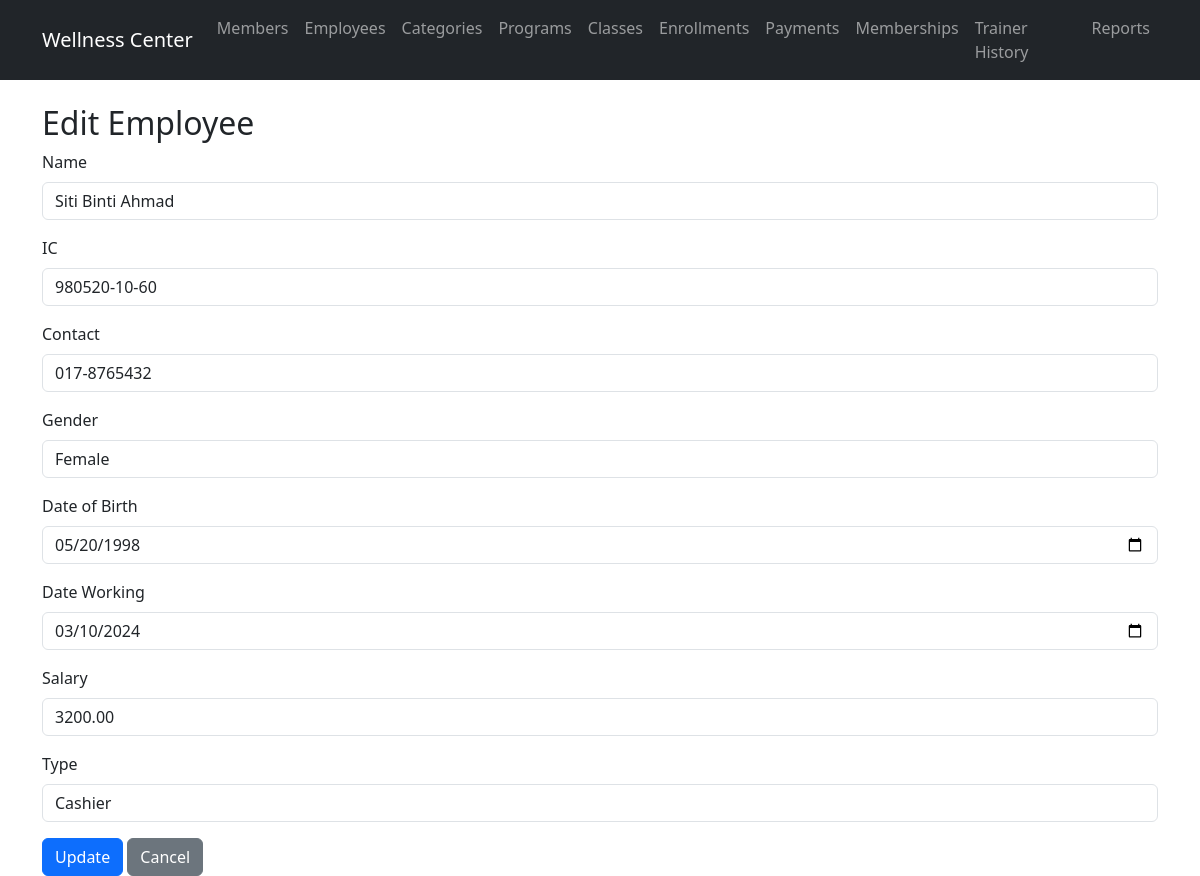
/routes/employees/edit.php?id=102, run on an earlier commit of the app's database.
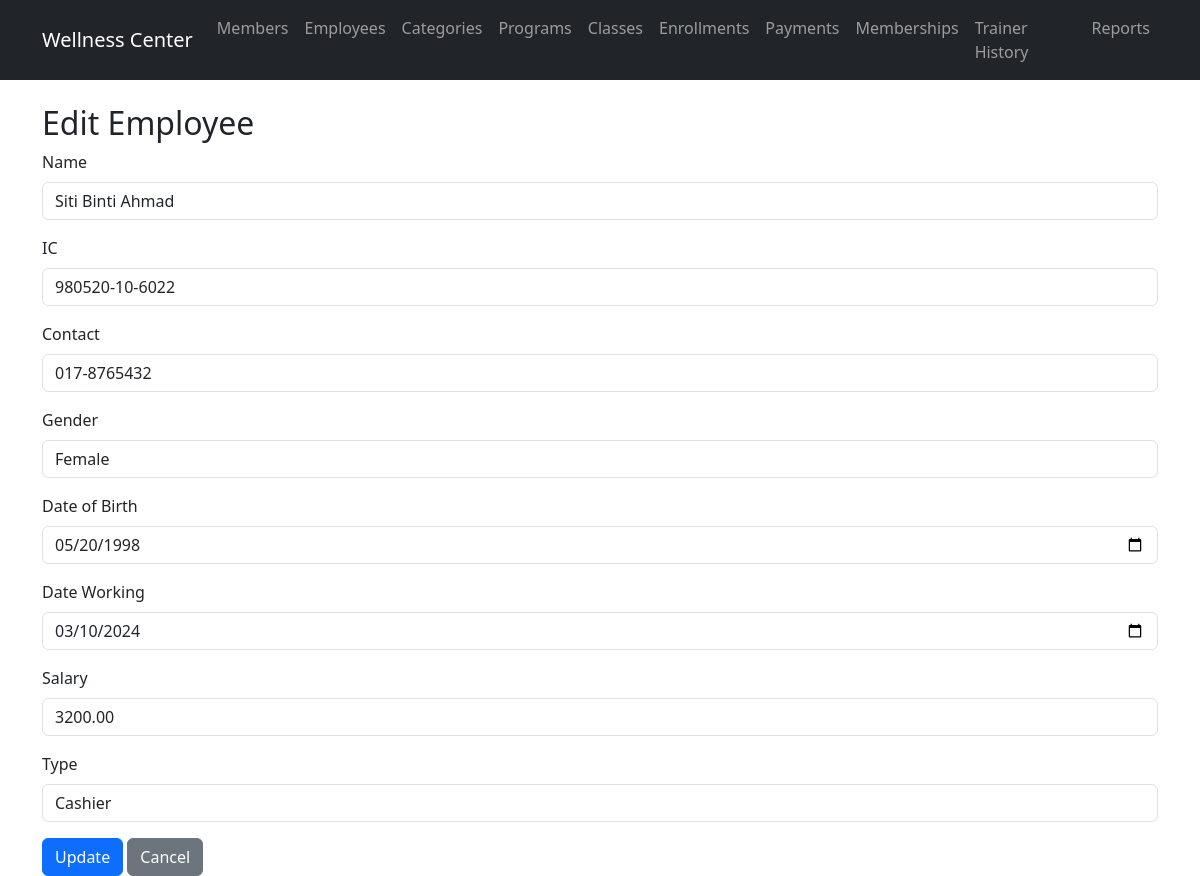
And on a later commit of the database.
### tables this page shows
CREATE TABLE `employee` (
  `employee_id` int(11) NOT NULL,
  `employee_name` varchar(100) NOT NULL,
  `employee_ic` varchar(20) NOT NULL,
  `employee_contact` varchar(30) NOT NULL,
  `gender` varchar(10) DEFAULT NULL,
  `date_of_birth` date DEFAULT NULL,
  `date_working` date DEFAULT NULL,
  `employee_salary` decimal(10,2) DEFAULT NULL,
  `employee_type` enum('C','T') NOT NULL
);

### models/Employee.php (called while the page is built, shortened)
<?php
require_once __DIR__ . '/../config/database.php';
class Employee {
    public $pdo;
    public function __construct() {
        global $pdo;
        $this->pdo = $pdo;
    }
    public function getById($id) {
        $stmt = $this->pdo->prepare("SELECT * FROM employee WHERE employee_id = ?");
        $stmt->execute([$id]);
        return $stmt->fetch(PDO::FETCH_ASSOC);
    }
}

### routes/employees/edit.php (the view, shortened to what this page needs)
<?php
require_once '../../models/Employee.php';
$employee = new Employee();
$id = $_GET['id'];
$data = $employee->getById($id);
include '../../views/header.php';
?>
<h2>Edit Employee</h2>
<form method="post">
    <div class="mb-3">
        <label for="employee_name" class="form-label">Name</label>
        <input type="text" class="form-control" id="employee_name" name="employee_name" value="<?php echo htmlspecialchars($data['employee_name']); ?>" required>
    </div>
    <div class="mb-3">
        <label for="employee_ic" class="form-label">IC</label>
        <input type="text" class="form-control" id="employee_ic" name="employee_ic" value="<?php echo htmlspecialchars($data['employee_ic']); ?>" required>
    </div>
    <div class="mb-3">
        <label for="employee_contact" class="form-label">Contact</label>
        <input type="text" class="form-control" id="employee_contact" name="employee_contact" value="<?php echo htmlspecialchars($data['employee_contact']); ?>" required>
    </div>
    <div class="mb-3">
        <label for="gender" class="form-label">Gender</label>
        <select class="form-control" id="gender" name="gender" required>
            <option value="Female" <?php if ($data['gender'] == 'Female') echo 'selected'; ?>>Female</option>
        </select>
    </div>
    <div class="mb-3">
        <label for="date_of_birth" class="form-label">Date of Birth</label>
        <input type="date" class="form-control" id="date_of_birth" name="date_of_birth" value="<?php echo htmlspecialchars($data['date_of_birth']); ?>" required>
    </div>
    <div class="mb-3">
        <label for="date_working" class="form-label">Date Working</label>
        <input type="date" class="form-control" id="date_working" name="date_working" value="<?php echo htmlspecialchars($data['date_working']); ?>" required>
    </div>
    <div class="mb-3">
        <label for="employee_salary" class="form-label">Salary</label>
        <input type="number" step="0.01" class="form-control" id="employee_salary" name="employee_salary" value="<?php echo htmlspecialchars($data['employee_salary']); ?>" required>
    </div>
    <div class="mb-3">
        <label for="employee_type" class="form-label">Type</label>
        <select class="form-control" id="employee_type" name="employee_type" required>
            <option value="C" <?php if ($data['employee_type'] == 'C') echo 'selected'; ?>>Cashier</option>
        </select>
    </div>
    <button type="submit" class="btn btn-primary">Update</button>
    <a href="view.php" class="btn btn-secondary">Cancel</a>
</form>
<?php include '../../views/footer.php'; ?>

What changed in the data, as far as the page shows it:
changed employee "Siti Binti Ahmad": employee_ic "980520-10-60" → "980520-10-6022"
